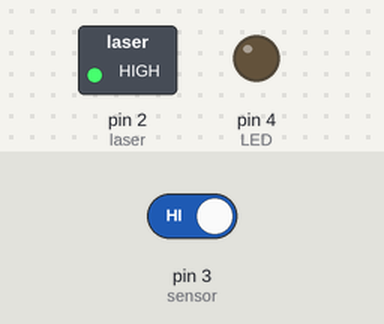
Recording of a sketch running on a simulated Arduino Uno, built with avr-gcc and run on an emulated ATmega328P. Parts: switched loads named in the sketch (green lamp = pin HIGH), output pins drawn as LEDs (lit = HIGH). Inputs (shaded band) come from the test bench; at power-on: pin 3 (sensor) HIGH.

Above: at 1.2 s.
1.3 s: pin 3 (sensor) driven LOW
At 2.5 s:
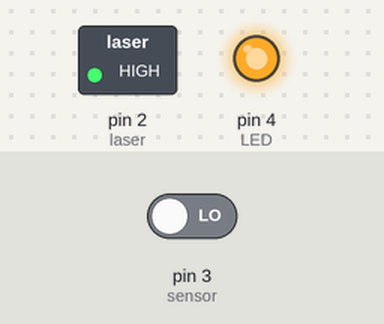
2.8 s: pin 3 (sensor) driven HIGH
At 3.7 s:
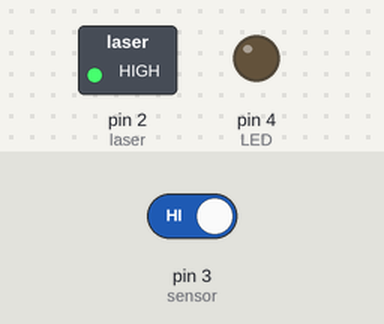
Timing chart, 0 to 5.8 s (numbered marks = the images above; inputs shaded):
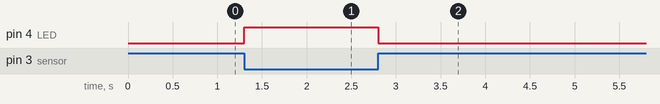

The sketch:

LazerTest.ino
```cpp
#define laser 2
#define sensor 3
#define LED 4

void setup() {
  Serial.begin(9600);
  pinMode(laser, OUTPUT);
  pinMode(sensor, INPUT);
  pinMode(LED, OUTPUT);

  digitalWrite(laser, HIGH);
}

void loop() {
  bool value = digitalRead(sensor);

  if (value == 0) {
    digitalWrite(LED, HIGH);
  } else {
    digitalWrite(LED, LOW);
  }
}
```

Measured:
- after the input at 1.3 s, pin 4 (LED): LOW → HIGH at once
- after the input at 2.8 s, pin 4 (LED): HIGH → LOW at once
